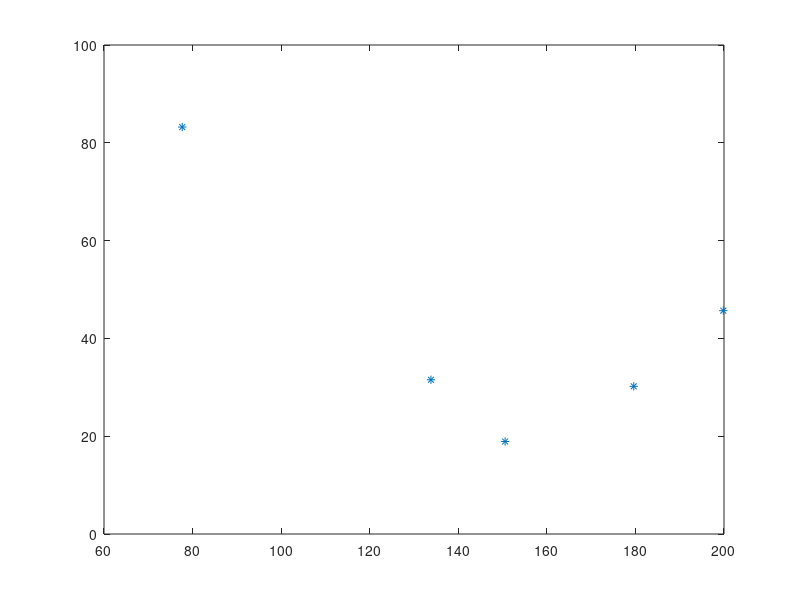
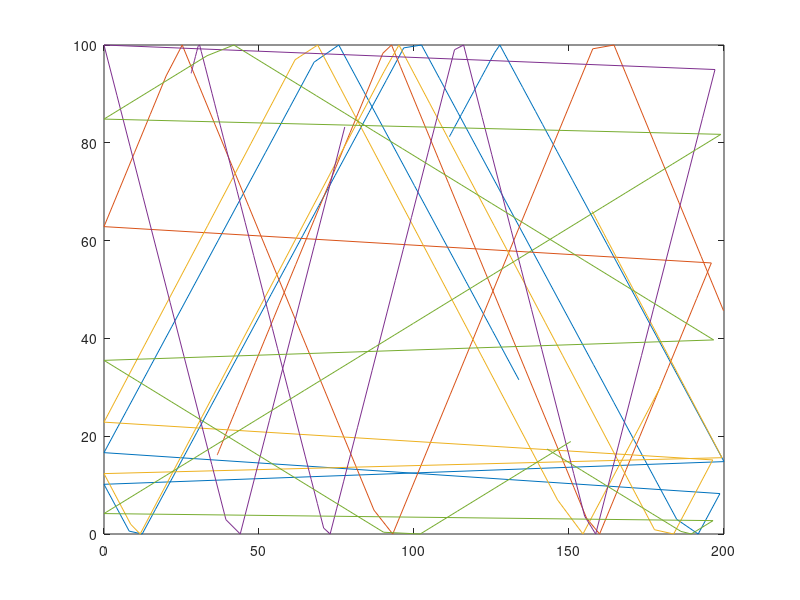

Source code (MATLAB) for these figures, in order:
% By : Jake Tully Student # 100904392
% Date: 2016-01-23

% Modeling Drift Current In a Semiconductor

%Effextive mass of Electrons mn = 0.26mo
%Region size of 200nm x 100nm
%Tempurature given as 300K 

%Using a simplistic Monte-Carlo model each particle is given a random direction and position then 
%its motion is tracted through the semiconductior device


clear
clc

k= 1.38064852*(10^-23); %boltzmans constant
m=0.26*(9.10956*10^-31); %electron rest mass
T = 300; %tempature in Kelvin
v = sqrt((k*T)/m); % calculation of the thermal velocity

numatoms=5;
Xo = 200*rand(numatoms,1)
Yo = 100*rand(numatoms,1);

Vx = (-1 + 2*rand(numatoms,1))*v;

r = randi([0 1],1,numatoms);
for i=1:length(Vx)
   Vy(i) = sqrt(v^2 - Vx(i)^2);  % sum of Vx and Vx must be v and have random direction
    if r(i) == 1
    Vy=-Vy;
    end
end
Vy = transpose(Vy);
vo= sqrt(Vx.^2 + Vy.^2); % check for the correct magnitude of v

theta = atan(Vy./Vx); % angle in x-y plane
plot(Xo,Yo,'*')

Xc=Xo;
Yc=Yo;
l=0;
for t=0:0.000001:0.0001
   
    

    for k=1:numatoms
        
      Xo(k)= Xo(k)+cos(theta(k)).*t.*v;
     Yo(k)= Yo(k)+sin(theta(k)).*t.*v;
       if Xo(k)>200
           Xo(k)=0;
       end                % logic to move particle due to periodic boundary condition in x
       
       if Xo(k)<0
          Xo(k)=200;
       end
       
       if Yo(k)>100
           Vy(k) = -Vy(k);
            Yo(k) = 100;
        theta(k) = atan(Vy(k)./Vx(k));
       end
                                    % logic to change direction when
                                    % hitting y boundary
        if Yo(k)<0
                Vy(k) = -Vy(k);
                Yo(k) = 0;
        theta(k) = atan(Vy(k)./Vx(k));
            
        end
    end
    
     Xc=horzcat(Xc,Xo);     
     Yc=horzcat(Yc,Yo);
    pause(1)


  

   plot(Xo,Yo,'*')
   
      

  
      
      
end

Xc = transpose(Xc);
Yc = transpose(Yc);

figure(2)
plot(Xc,Yc)
